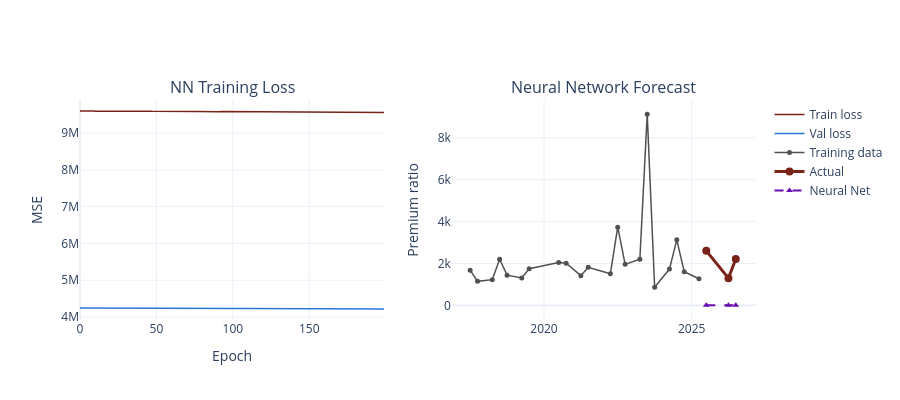

Notebook cell for this chart:
### Markdown cell above
## 8 — Neural Network (Feedforward)

With only ~15 training points, a deep network would overfit instantly. We use a small feedforward net (one hidden layer) as a non-linear regression on the same features.

### Code cell
import tensorflow as tf
from tensorflow import keras

tf.random.set_seed(42)

# Normalise features
from sklearn.preprocessing import StandardScaler
scaler = StandardScaler()
X_tr_s = scaler.fit_transform(X_tr)
X_te_s = scaler.transform(X_te)

nn = keras.Sequential([
    keras.layers.Dense(8, activation='relu', input_shape=(X_tr_s.shape[1],)),
    keras.layers.Dropout(0.3),
    keras.layers.Dense(1)
])

nn.compile(optimizer='adam', loss='mse')
history = nn.fit(X_tr_s, y_tr.values, epochs=200, batch_size=4,
                 validation_split=0.2, verbose=0)

preds_nn = nn.predict(X_te_s, verbose=0).flatten()
forecasts['Neural Net'] = preds_nn

# ── NN forecast (interactive — 2-panel: loss + forecast) ────────
fig = make_subplots(rows=1, cols=2,
    subplot_titles=['NN Training Loss', 'Neural Network Forecast'])

fig.add_trace(go.Scatter(
    y=history.history['loss'], mode='lines', name='Train loss',
    line=dict(color=UOE_RED, width=1.5),
    hovertemplate='Epoch %{x}<br>Loss: %{y:.5f}<extra>Train</extra>'
), row=1, col=1)
fig.add_trace(go.Scatter(
    y=history.history['val_loss'], mode='lines', name='Val loss',
    line=dict(color=UOE_BLUE, width=1.5),
    hovertemplate='Epoch %{x}<br>Loss: %{y:.5f}<extra>Val</extra>'
), row=1, col=1)

fig.add_trace(go.Scatter(
    x=train_q['date'], y=train_q['premium_ratio'],
    mode='lines+markers', name='Training data',
    line=dict(color=UOE_GREY, width=1.5), marker=dict(size=5),
    hovertemplate='%{x|%Y-Q}<br>Ratio: %{y:.1f}x<extra>Training</extra>'
), row=1, col=2)
fig.add_trace(go.Scatter(
    x=test_q['date'], y=test_q['premium_ratio'],
    mode='lines+markers', name='Actual',
    line=dict(color=UOE_RED, width=3), marker=dict(size=8),
    hovertemplate='%{x|%Y-Q}<br>Ratio: %{y:.1f}x<extra>Actual</extra>'
), row=1, col=2)
fig.add_trace(go.Scatter(
    x=test_q['date'], y=preds_nn,
    mode='lines+markers', name='Neural Net',
    line=dict(color=UOE_PURPLE, width=2, dash='dash'),
    marker=dict(size=6, symbol='triangle-up'),
    hovertemplate='%{x|%Y-Q}<br>Ratio: %{y:.1f}x<extra>Neural Net</extra>'
), row=1, col=2)

fig.update_layout(height=400, xaxis_title='Epoch', yaxis_title='MSE',
                  yaxis2_title='Premium ratio')
fig.show()

### Figure 1 — Plotly figure (JSON) as saved in the notebook; plotly's stock layout.template omitted (floating-point values rounded to 4 significant figures; data arrays with more than 128 entries replaced by an {"elided": "..."} marker saying what was removed)
{"data": [{"hovertemplate": "Epoch %{x}<br>Loss: %{y:.5f}<extra>Train</extra>", "line": {"color": "#7A2318", "width": 1.5}, "mode": "lines", "name": "Train loss", "type": "scatter", "xaxis": "x", "y": {"elided": "200 float values"}, "yaxis": "y"}, {"hovertemplate": "Epoch %{x}<br>Loss: %{y:.5f}<extra>Val</extra>", "line": {"color": "#2a78d6", "width": 1.5}, "mode": "lines", "name": "Val loss", "type": "scatter", "xaxis": "x", "y": {"elided": "200 float values"}, "yaxis": "y"}, {"hovertemplate": "%{x|%Y-Q}<br>Ratio: %{y:.1f}x<extra>Training</extra>", "line": {"color": "#52514e", "width": 1.5}, "marker": {"size": 5}, "mode": "lines+markers", "name": "Training data", "type": "scatter", "x": ["2017-07-01T00:00:00.000000", "2017-10-01T00:00:00.000000", "2018-04-01T00:00:00.000000", "2018-07-01T00:00:00.000000", "2018-10-01T00:00:00.000000", "2019-04-01T00:00:00.000000", "2019-07-01T00:00:00.000000", "2020-07-01T00:00:00.000000", "2020-10-01T00:00:00.000000", "2021-04-01T00:00:00.000000", "2021-07-01T00:00:00.000000", "2022-04-01T00:00:00.000000", "2022-07-01T00:00:00.000000", "2022-10-01T00:00:00.000000", "2023-04-01T00:00:00.000000", "2023-07-01T00:00:00.000000", "2023-10-01T00:00:00.000000", "2024-04-01T00:00:00.000000", "2024-07-01T00:00:00.000000", "2024-10-01T00:00:00.000000", "2025-04-01T00:00:00.000000"], "xaxis": "x2", "y": [1683.0, 1147.0, 1230.0, 2201.0, 1442.0, 1305.0, 1751.0, 2052.0, 2017.0, 1418.0, 1819.0, 1513.0, 3736.0, 1959.0, 2205.0, 9133.0, 870.1, 1733.0, 3129.0, 1604.0, 1270.0], "yaxis": "y2"}, {"hovertemplate": "%{x|%Y-Q}<br>Ratio: %{y:.1f}x<extra>Actual</extra>", "line": {"color": "#7A2318", "width": 3}, "marker": {"size": 8}, "mode": "lines+markers", "name": "Actual", "type": "scatter", "x": ["2025-07-01T00:00:00.000000", "2026-04-01T00:00:00.000000", "2026-07-01T00:00:00.000000"], "xaxis": "x2", "y": [2604.0, 1301.0, 2216.0], "yaxis": "y2"}, {"hovertemplate": "%{x|%Y-Q}<br>Ratio: %{y:.1f}x<extra>Neural Net</extra>", "line": {"color": "#6A0DAD", "dash": "dash", "width": 2}, "marker": {"size": 6, "symbol": "triangle-up"}, "mode": "lines+markers", "name": "Neural Net", "type": "scatter", "x": ["2025-07-01T00:00:00.000000", "2026-04-01T00:00:00.000000", "2026-07-01T00:00:00.000000"], "xaxis": "x2", "y": [11.17, 8.527, 6.19], "yaxis": "y2"}], "layout": {"annotations": [{"font": {"size": 16}, "showarrow": false, "text": "NN Training Loss", "x": 0.225, "xanchor": "center", "xref": "paper", "y": 1.0, "yanchor": "bottom", "yref": "paper"}, {"font": {"size": 16}, "showarrow": false, "text": "Neural Network Forecast", "x": 0.775, "xanchor": "center", "xref": "paper", "y": 1.0, "yanchor": "bottom", "yref": "paper"}], "height": 400, "xaxis": {"anchor": "y", "domain": [0.0, 0.45], "title": {"text": "Epoch"}}, "xaxis2": {"anchor": "y2", "domain": [0.55, 1.0]}, "yaxis": {"anchor": "x", "domain": [0.0, 1.0], "title": {"text": "MSE"}}, "yaxis2": {"anchor": "x2", "domain": [0.0, 1.0], "title": {"text": "Premium ratio"}}}}
